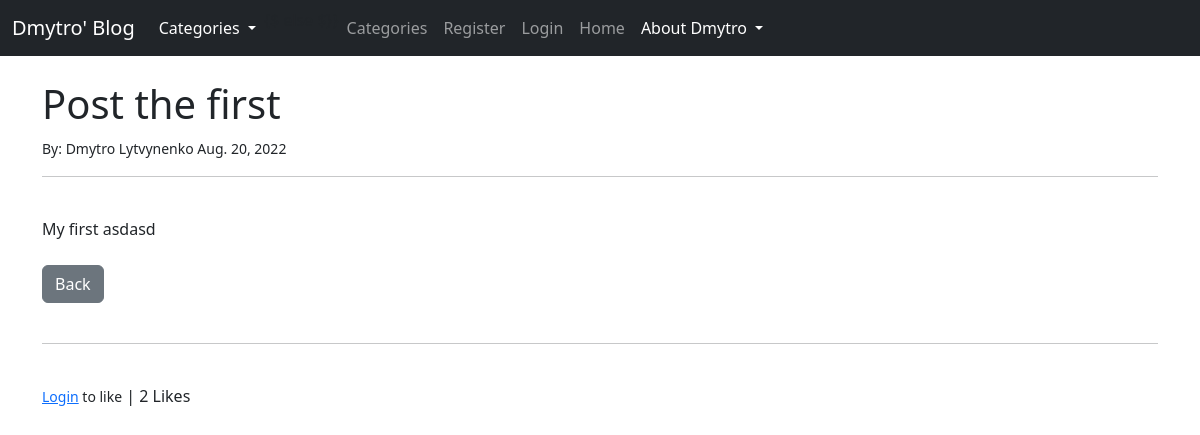
The app's page /article/1 with its own data.
### myblog/models.py (models this page shows, shortened)
class Post(models.Model):
    title = models.CharField(max_length=255)
    title_tag = models.CharField(max_length=255)
    author = models.ForeignKey(User, on_delete=models.CASCADE)
    body = RichTextField(blank=True, null=True)
    post_date = models.DateField(auto_now_add=True)
    category = models.CharField(max_length=255, default='coding')
    snippet = models.CharField(max_length=255)
    likes = models.ManyToManyField(User, related_name='blog_posts')
    def total_likes(self):
        return self.likes.count()

### myblog/views.py (the view)
# urls.py: path('article/<int:pk>', ArticleDetailView.as_view(), name='article-detail'),
class ArticleDetailView(DetailView):
    model = Post
    template_name = 'article_details.html'
    def get_context_data(self, *args, **kwargs):
        cat_menu = Category.objects.all()
        context = super(ArticleDetailView, self).get_context_data(*args, **kwargs)
        stuff = get_object_or_404(Post, id=self.kwargs['pk'])
        liked = False
        if stuff.likes.filter(id=self.request.user.id).exists():
            liked = True
        total_likes = stuff.total_likes()
        context["cat_menu"] = cat_menu
        context["total_likes"] = total_likes
        context['liked'] = liked
        return context

### myblog/models.py (called while the page is built)
    def __str__(self):
        return self.name

### myblog/templates/article_details.html (shortened to what this page needs)
{% extends 'base.html' %}
{% block content %}
<h1>{{ post.title }}</h1>
<small>By: {{ post.author.first_name }}
    {{ post.author.last_name }}
    {{ post.post_date }}
</small><br/>
<hr>
<br/>
{{ post.body|safe }}
<br/><br/>
<a href="{% url 'home' %}" class="btn btn-secondary">Back</a>
<br/><br/>
<hr>
<br/>
<form action="{% url 'like_post' post.pk %}"
      method="POST">
    {% if user.is_authenticated %}
        {% if liked %}
            <button type="submit", name="post_id", value="{{ post.id }}", class="btn btn-danger btn-sm">Unlike</button>
        {% else %}
            <button type="submit", name="post_id", value="{{ post.id }}", class="btn btn-primary btn-sm">Like</button>
        {% endif %}
    {% else %}
        <small><a href="{% url 'login' %}">Login</a>
        to like</small>
    {% endif %}
        | {{ total_likes }}
        Likes
    </form>
{% endblock %}}

### records on screen
Post: title "Post the first", author.first_name "Dmytro", author.last_name "Lytvynenko", post_date "Aug. 20, 2022", body "My first asdasd"

### other values on screen
{{ total_likes }} "2"
